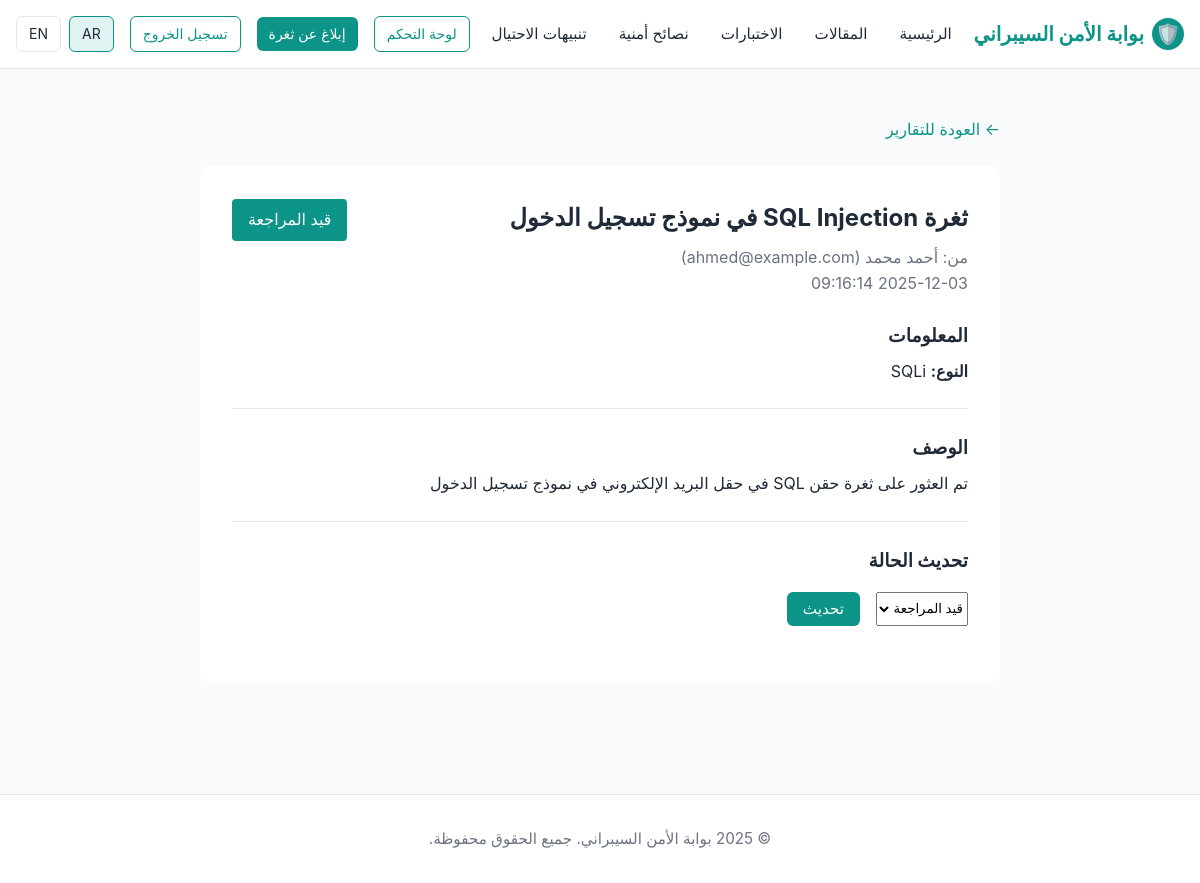
The page /admin/report/2 (signed in) on the database its author committed.
### tables this page shows
CREATE TABLE reports (
            id INTEGER PRIMARY KEY AUTOINCREMENT,
            user_id INTEGER NOT NULL,
            report_type TEXT NOT NULL, -- e.g., 'XSS', 'SQLi', 'Other'
            title TEXT NOT NULL,
            description TEXT NOT NULL,
            file_path TEXT, -- Path to the uploaded file in static/uploads/
            status TEXT NOT NULL DEFAULT 'new', -- 'new', 'in_review', 'closed'
            created_at TIMESTAMP NOT NULL DEFAULT CURRENT_TIMESTAMP,
            updated_at TIMESTAMP NOT NULL DEFAULT CURRENT_TIMESTAMP,
            FOREIGN KEY (user_id) REFERENCES users (id)
        );

CREATE TABLE users (
            id INTEGER PRIMARY KEY AUTOINCREMENT,
            full_name TEXT NOT NULL,
            email TEXT UNIQUE NOT NULL,
            password_hash TEXT NOT NULL,
            department TEXT,
            job_role TEXT,
            role TEXT NOT NULL DEFAULT 'user', -- 'user' or 'admin'
            is_active BOOLEAN NOT NULL DEFAULT 1
        );

### app.py (the view)
@app.route('/admin/report/<int:report_id>')
@admin_required
def admin_report_detail(report_id):
    conn = get_db_connection()
    lang = get_current_language()
    report = conn.execute(
        "SELECT r.*, u.email, u.full_name FROM reports r JOIN users u ON r.user_id = u.id WHERE r.id = ?",
        (report_id,)
    ).fetchone()
    if not report:
        flash('التقرير غير موجود.', 'danger')
        return redirect(url_for('admin_reports'))
    conn.close()
    return render_template('admin_report_detail.html', report=report, lang=lang)

### app.py (called while the page is built)
@app.before_request
def set_language_on_first_visit():
    if 'language' not in session:
        session['language'] = app.config['DEFAULT_LANGUAGE']

def get_current_language():
    return session.get('language')

def admin_required(f):
    @wraps(f)
    def decorated_function(*args, **kwargs):
        if 'user_id' not in session:
            flash('يجب تسجيل الدخول أولاً.', 'warning')
            return redirect(url_for('login'))
        conn = get_db_connection()
        user = conn.execute("SELECT role FROM users WHERE id = ?", (session['user_id'],)).fetchone()
        conn.close()
        if not user or user['role'] != 'admin':
            flash('لا توجد صلاحيات كافية.', 'danger')
            return redirect(url_for('index'))
        return f(*args, **kwargs)
    return decorated_function

### models.py (called while the page is built)
def get_db_connection():
    conn = sqlite3.connect(DATABASE)
    conn.row_factory = sqlite3.Row
    return conn

### templates/admin_report_detail.html (shortened to what this page needs)
{% extends "base.html" %}
{% block content %}
<section class="section container">
    <div style="max-width: 800px; margin: 0 auto;">
        <a href="{{ url_for('admin_reports') }}" style="color: var(--primary-color); text-decoration: none;">← العودة للتقارير</a>
        <div style="background-color: white; padding: 2rem; border-radius: 0.5rem; margin-top: 1.5rem;">
            <div style="display: flex; justify-content: space-between; align-items: start; margin-bottom: 1.5rem;">
                <div>
                    <h1 style="margin-bottom: 0.5rem;">{{ report['title'] }}</h1>
                    <p style="color: var(--text-light);">من: {{ report['full_name'] }} ({{ report['email'] }})</p>
                    <p style="color: var(--text-light);">{{ report['created_at'] }}</p>
                </div>
                <span style="background-color:
                    {% if report['status'] == 'new' %}var(--warning-color)
                    {% elif report['status'] == 'in_review' %}var(--primary-color)
                    {% else %}var(--success-color)
                    {% endif %};
                    color: white; padding: 0.5rem 1rem; border-radius: 0.25rem;">
                    {% if report['status'] == 'new' %}جديد
                    {% elif report['status'] == 'in_review' %}قيد المراجعة
                    {% else %}مغلق
                    {% endif %}
                </span>
            </div>
            <div style="margin-bottom: 1.5rem; padding-bottom: 1.5rem; border-bottom: 1px solid var(--border-color);">
                <h3 style="margin-bottom: 0.5rem;">المعلومات</h3>
                <p><strong>النوع:</strong> {{ report['report_type'] }}</p>
            </div>
            <div style="margin-bottom: 1.5rem; padding-bottom: 1.5rem; border-bottom: 1px solid var(--border-color);">
                <h3 style="margin-bottom: 0.5rem;">الوصف</h3>
                <p>{{ report['description'] }}</p>
            </div>
            <div style="margin-bottom: 1.5rem;">
                <h3 style="margin-bottom: 1rem;">تحديث الحالة</h3>
                <form method="POST" action="{{ url_for('update_report_status', report_id=report['id']) }}" style="display: flex; gap: 1rem;">
                    <select name="status" required>
                        <option value="in_review" {% if report['status'] == 'in_review' %}selected{% endif %}>قيد المراجعة</option>
                    </select>
                    <button type="submit" class="btn btn-primary">تحديث</button>
                </form>
            </div>
        </div>
    </div>
</section>
{% endblock %}

### static/css/style.css (style rules this page uses)
:root { --primary-color: #0d9488; --primary-light: #e0f2f1; --secondary-color: #1f2937; --text-dark: #1f2937; --text-light: #6b7280; --border-color: #e5e7eb; --success-color: #10b981; --danger-color: #ef4444; --warning-color: #f59e0b; }
* { margin: 0; padding: 0; box-sizing: border-box; }
html, body { font-family: -apple-system, BlinkMacSystemFont, 'Segoe UI', Roboto, 'Helvetica Neue', Arial, sans-serif; direction: rtl; text-align: right; }
body { background-color: #f9fafb; color: var(--text-dark); line-height: 1.6; }
.btn { padding: 0.5rem 1rem; border: none; border-radius: 0.375rem; font-size: 0.95rem; cursor: pointer; transition: all 0.3s; text-decoration: none; display: inline-block; }
.btn-primary { background-color: var(--primary-color); color: white; }
.container { max-width: 1200px; margin: 0 auto; padding: 0 1rem; }
.section { padding: 3rem 0; }

### rows shown on the page
reports: title "ثغرة SQL Injection في نموذج تسجيل الدخول", created_at "2025-12-03 09:16:14", report_type "SQLi", description "تم العثور على ثغرة حقن SQL في حقل البريد الإلكتروني في نموذج تسجيل الدخول", status "قيد المراجعة"
users: full_name "أحمد محمد", email "ahmed@example.com"
